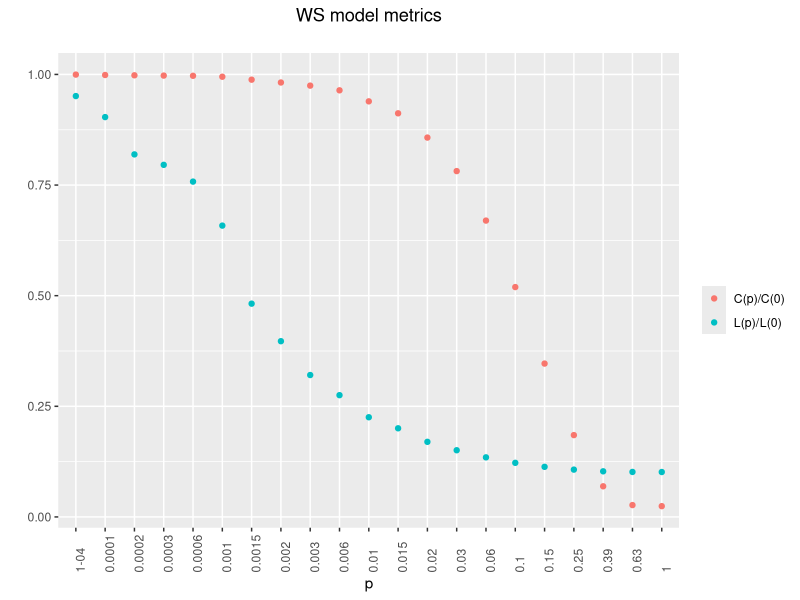

Reproduce this figure in R.
install.packages("igraph")
install.packages("ggplot2")
install.packages("rlang")
library(igraph)
library(ggplot2)

# Parameters
dim = 1
S = 500
nie = 4

# WS base numbers to normalize 
L_base <- average.path.length(watts.strogatz.game(dim, S, nie, 0))
C_base <- transitivity(watts.strogatz.game(dim, S, nie, 0))


# Function to create random WS graphs and plot transitivity and diameter
ws_generator <- function(dim, S, nie){
  
  x <- 10^(seq(log10(.0001),0,.2))
  iters <- length(x)
  L <- numeric(iters)
  C <- numeric(iters)
  
  # Loop over each p-value
  for(i in 1:iters){
    average_L <- 0
    average_C <- 0
    # Generate 100 random graphs 
    for(j in 1:10){
      ws <- watts.strogatz.game(dim,S,nie,x[i])
      average_L <- average_L + average.path.length(ws)
      average_C <- average_C + transitivity(ws)
    }
    L[i] <- (average_L/10)/L_base
    C[i] <- (average_C/10)/C_base
  }
  
   # Plot the data
  x = as.factor(x)
  ws_graph = data.frame(p = x, L, C)
  ggplot(ws_graph, aes(x=p, y=C)) +
    geom_point(data = ws_graph, aes(x=p,y=C, colour="C(p)/C(0)")) +
     geom_point(data = ws_graph, aes(x=p,y=L, colour = "L(p)/L(0)")) +
      labs(title = "WS model metrics\n", x = "p", y = "", color = "\n") +
      theme(axis.text.x=element_text(angle = 90, hjust = 0)) +
      scale_x_discrete(labels = abbreviate) +
      theme(plot.title = element_text(hjust = 0.5))
  
}

ws_generator(dim, S, nie)

# Function to create ER graphs and plot average shortest path

er_generator <- function(){
  
  iters = c(10,50,100,500,1000,10000) #, 200000) #, 400000)
  path <- c()
  
  for(i in iters){
      n = i # Number of vertices of graph
      e = 0.2
      p = ((1+e)*log(n))/n #probability of edge between two arbitrary edges
      er <- erdos.renyi.game(n,p)
      path <- append(path, average.path.length(er))
  }
  
  (path)
}
er_generator()









